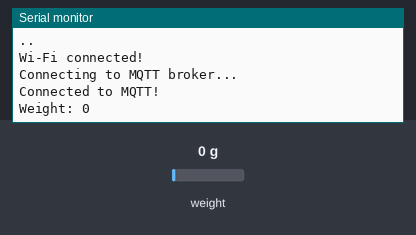
A sketch run on a simulated ESP8266 (NodeMCU). On the bench: the last lines printed to the serial monitor. The test bench sets the inputs (shaded band); at power-on: weight on the scale 0 g. WiFi joins after 1.5 s; servers stay silent unless stated; no MQTT or app messages arrive unless stated.

Above: at 3.2 s.
3.3 s: weight on the scale set to 100 g
At 5.9 s:
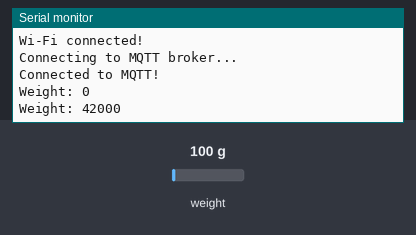
6.1 s: weight on the scale set to 1250 g
At 7.9 s:
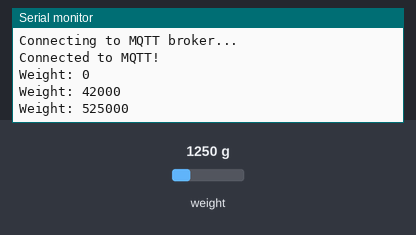
Timing chart, 0 to 9.4 s (numbered marks = the images above; inputs shaded):
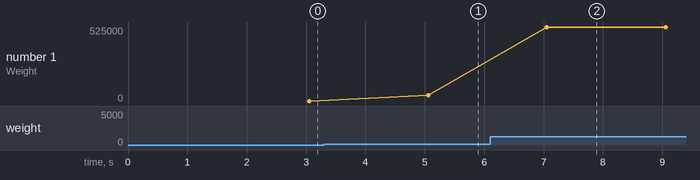

The sketch:

first_try.ino
```cpp
#include <ESP8266WiFi.h>  // Use <WiFi.h> for ESP32
#include <PubSubClient.h>
#include <HX711.h>

// Wi-Fi credentials
const char* ssid = "Ali Gaber";
const char* password = "Aligaber24!";

// MQTT broker
const char* mqtt_server = "broker.hivemq.com"; // Public broker
const char* topic = "weight_monitoring";      // Topic for publishing weight data

WiFiClient espClient;
PubSubClient client(espClient);

HX711 scale;

// HX711 pins
#define DT D5
#define SCK D6

void setup() {
  Serial.begin(9600);

  // Initialize HX711
  scale.begin(DT, SCK);

  // Connect to Wi-Fi
  connectToWiFi();

  // Set up MQTT broker
  client.setServer(mqtt_server, 1883);
  connectToMQTT();
}

void loop() {
  // Reconnect if disconnected
  if (!client.connected()) {
    connectToMQTT();
  }
  client.loop();

  // Read weight data from HX711
  if (scale.is_ready()) {
    long weight = scale.get_units(10); // Get average of 10 readings
    String weightString = String(weight);
    Serial.println("Weight: " + weightString);

    // Publish to MQTT topic
    client.publish(topic, weightString.c_str());
  } else {
    Serial.println("HX711 not ready.");
  }
  delay(1000); // Delay between readings
}

void connectToWiFi() {
  Serial.println("Connecting to Wi-Fi...");
  WiFi.begin(ssid, password);
  while (WiFi.status() != WL_CONNECTED) {
    delay(1000);
    Serial.print(".");
  }
  Serial.println("\nWi-Fi connected!");
}

void connectToMQTT() {
  while (!client.connected()) {
    Serial.println("Connecting to MQTT broker...");
    if (client.connect("ESPClient")) {
      Serial.println("Connected to MQTT!");
    } else {
      Serial.print("Failed, rc=");
      Serial.print(client.state());
      delay(2000);
    }
  }
}
```

Measured:
- after the input at 3.3 s, the serial monitor: prints a new line after 1.8 s (image 1)
- after the input at 6.1 s, the serial monitor: prints a new line after 0.95 s (image 2)
- plotted number 1: 0 → 42000 after the input at 3.3 s, 42000 → 525000 after the input at 6.1 s
